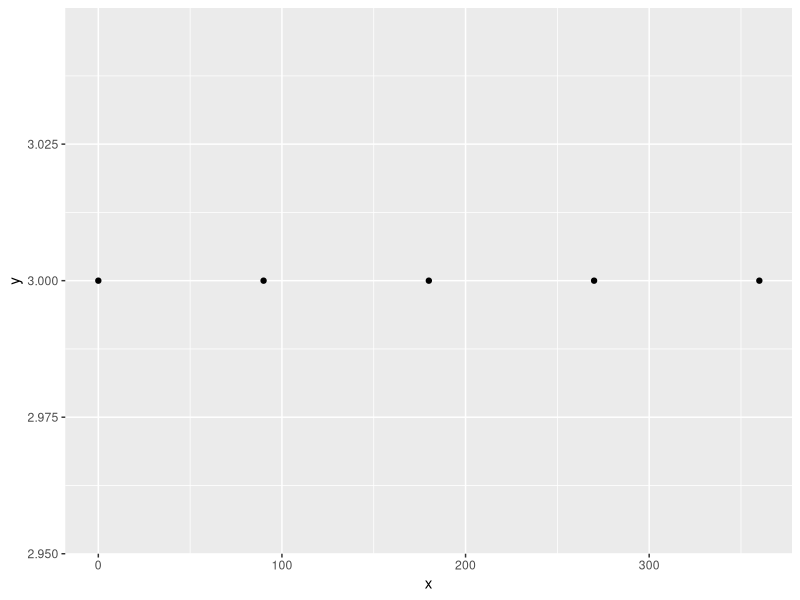
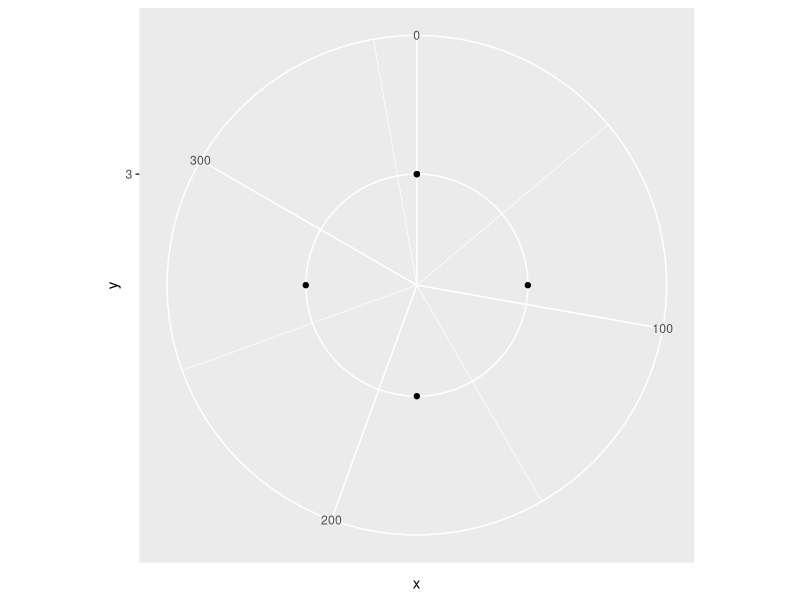
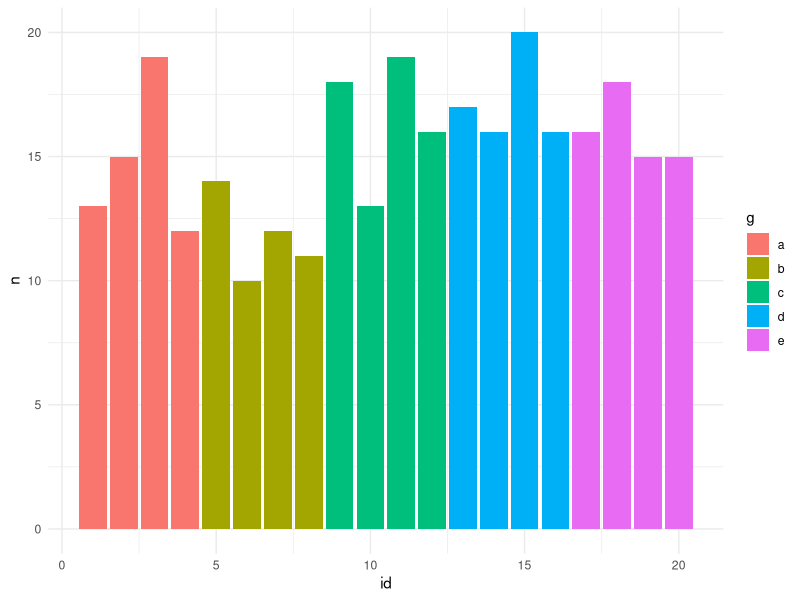
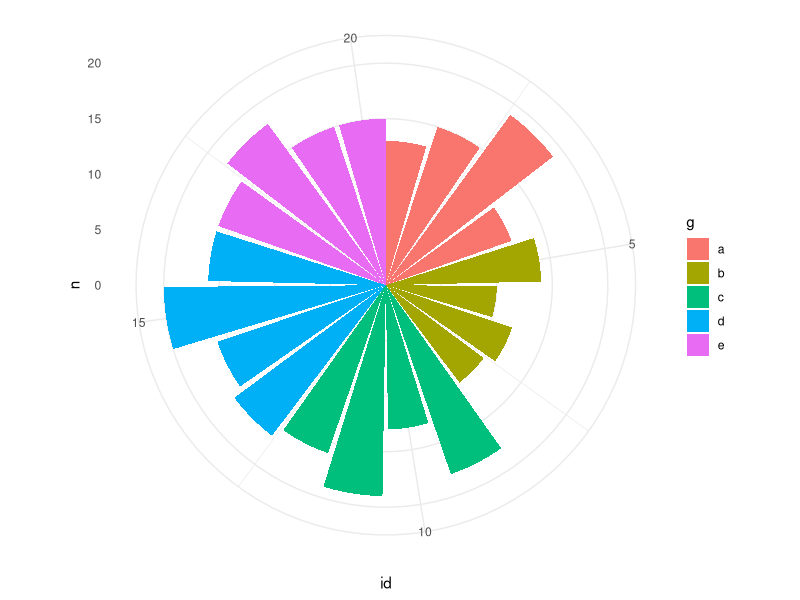
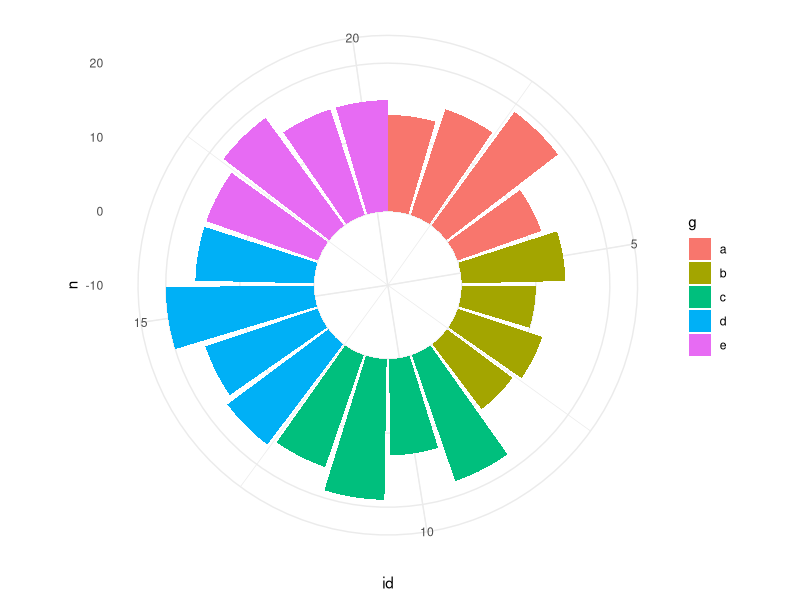
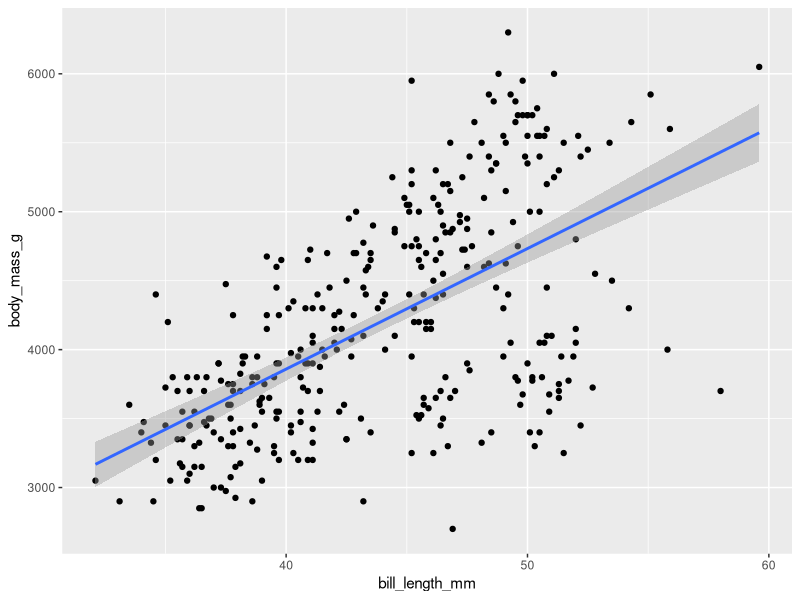
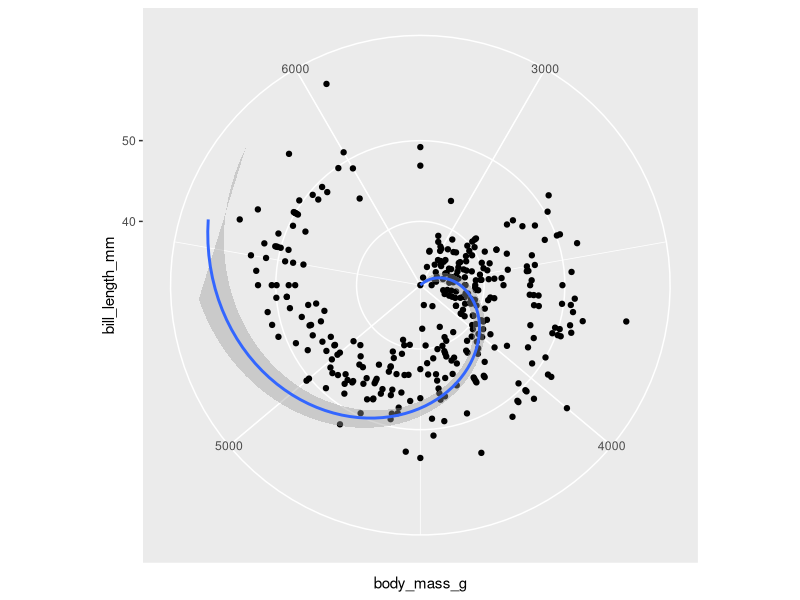

These figures' R source, in order:
## ---- chunk 1
library(tidyverse)

df <- tibble(x = c(0, 90, 180, 270, 360), y = 3)
df
## ---- chunk 2
df %>% 
  ggplot(aes(x = x, y = y)) + 
  geom_point()
## ---- chunk 3
df %>% 
  ggplot(aes(x = x, y = y)) + 
  geom_point() +
  coord_polar(start = 0, theta = "x")
## ---- chunk 4
tbl <- tibble(
  id = 1:20,
  n = sample(c(10:20), size = 20, replace = TRUE),
  g = rep(c("a", "b", "c", "d", "e"), each = 4)
)  
tbl
## ---- chunk 5
tbl %>% 
  ggplot(aes(x = id, y = n, fill = g)) + 
  geom_bar(stat = "identity") +
  theme_minimal()
## ---- chunk 6
tbl %>% 
  ggplot(aes(x = id, y = n, fill = g)) + 
  geom_bar(stat = "identity") +
  theme_minimal() +
  coord_polar(start = 0, theta = "x")
## ---- chunk 7
tbl %>% 
  ggplot(aes(x = id, y = n, fill = g)) + 
  geom_bar(stat = "identity") +
  ylim(-10, 20) +
  theme_minimal() +
  coord_polar(start = 0, theta = "x")
## ---- chunk 8
library(palmerpenguins)

penguins %>% 
  ggplot(aes(x = bill_length_mm, y = body_mass_g)) +
  geom_point() +
  geom_smooth(method = "lm") 
## ---- chunk 9
penguins %>% 
  ggplot(aes(x = bill_length_mm, y = body_mass_g)) +
  geom_point() +
  geom_smooth(method = "lm") +
  #expand_limits(y = c(0, 60)) +
  coord_polar(start = 0, theta = "y")
